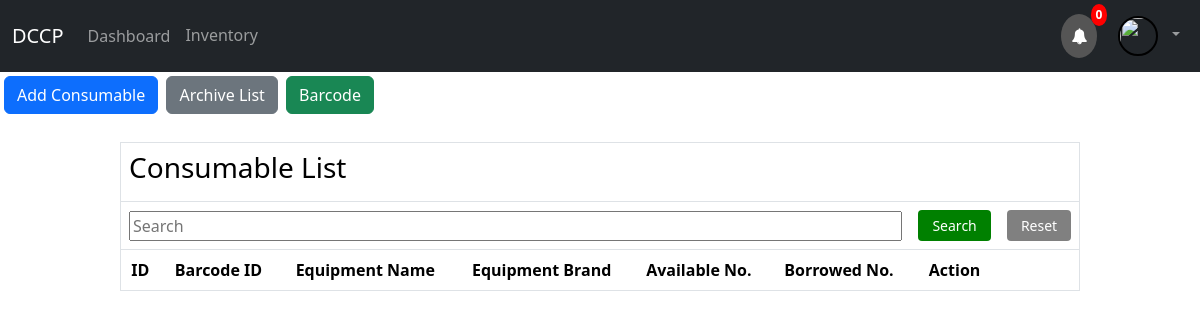
/consumable.php, run on an earlier commit of the app's database.
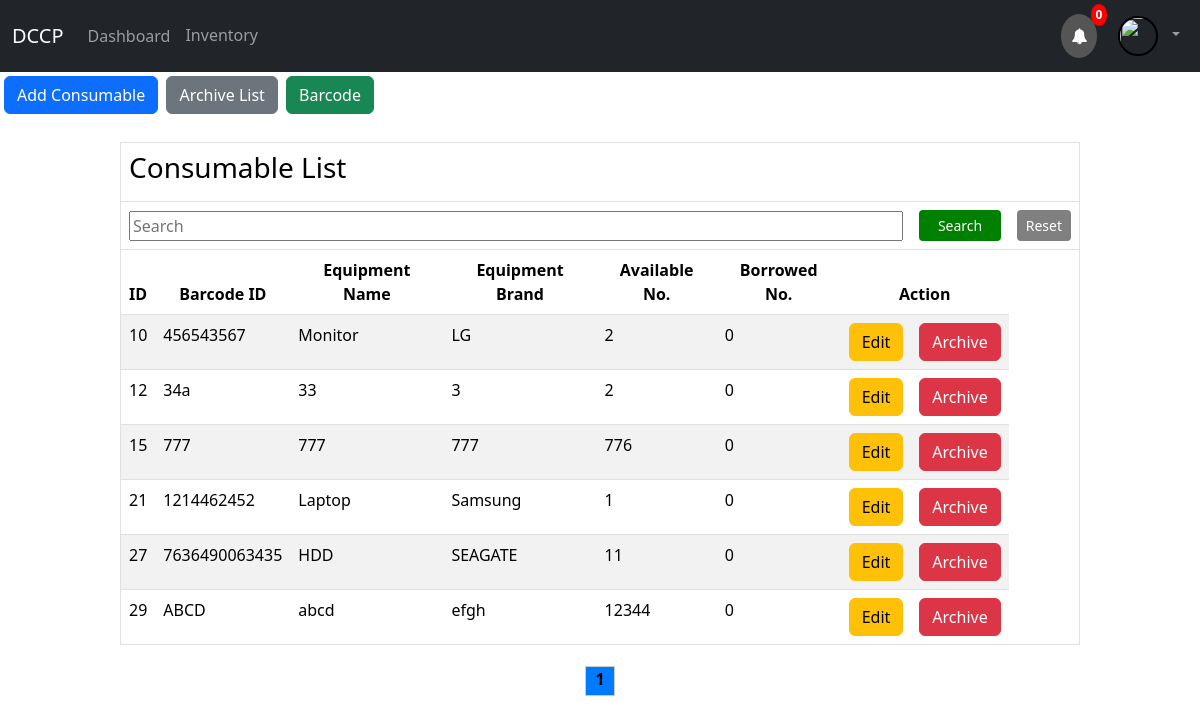
And on a later commit of the database.
### tables this page shows
CREATE TABLE `inventory` (
  `id` int(11) NOT NULL,
  `item_code` char(100) NOT NULL,
  `equipment_name` char(100) NOT NULL,
  `equipment_brand` char(100) NOT NULL,
  `equipment_model` char(100) NOT NULL,
  `equipment_type` char(100) NOT NULL,
  `quantity` int(11) NOT NULL,
  `request` int(11) NOT NULL,
  `borrow_no` int(11) NOT NULL,
  `item_type` text NOT NULL
);

### consumable.php (the view, shortened to what the changed rows need)
<?php
include_once("config.php");
$searchTerm = "";
$page = isset($_GET['page']) ? $_GET['page'] : 1;
$limit = 10;
$start = ($page - 1) * $limit;
if (isset($_POST['search_barcode'])) {
    $searchTerm = mysqli_real_escape_string($mysqli, $_POST['barcode_search']);
    $query = "SELECT inventory.*, COALESCE(SUM(borrowed_item.borrowed_amount), 0) AS total_borrowed_amount
              FROM inventory
              LEFT JOIN (SELECT item_code, SUM(borrowed_amount) AS borrowed_amount FROM borrowed_item GROUP BY item_code) AS borrowed_item
              ON inventory.id = borrowed_item.item_code
              WHERE (inventory.item_code LIKE '%$searchTerm%')
              AND inventory.item_type = 'consumable'
              GROUP BY inventory.id
              LIMIT $start, $limit";
    $rs = mysqli_query($mysqli, $query);
} else {
if(isset($_POST['search_btn'])) {
    $searchTerm = mysqli_real_escape_string($mysqli, $_POST['search']);
    $query = "SELECT inventory.*, COALESCE(SUM(borrowed_item.borrowed_amount), 0) AS total_borrowed_amount
              FROM inventory
              LEFT JOIN (SELECT item_code, SUM(borrowed_amount) AS borrowed_amount FROM borrowed_item GROUP BY item_code) AS borrowed_item
              ON inventory.id = borrowed_item.item_code
              WHERE (inventory.id LIKE '%$searchTerm%' OR inventory.item_code LIKE '%$searchTerm%' OR inventory.equipment_name LIKE '%$searchTerm%' OR inventory.equipment_brand LIKE '%$searchTerm%' OR inventory.quantity LIKE '%$searchTerm%')
              AND inventory.item_type = 'consumable'
              GROUP BY inventory.id
              LIMIT $start, $limit";
    $rs = mysqli_query($mysqli, $query);
} else {
    $rs = mysqli_query($mysqli, "SELECT inventory.*, COALESCE(SUM(borrowed_amount), 0) AS total_borrowed_amount
                                  FROM inventory
                                  LEFT JOIN borrowed_item ON inventory.id = borrowed_item.item_code
                                  WHERE inventory.item_type = 'consumable'
                                  GROUP BY inventory.id
                                  LIMIT $start, $limit");
}
}
$total_pages = ceil(mysqli_num_rows(mysqli_query($mysqli, "SELECT * FROM inventory WHERE item_type = 'consumable'")) / $limit);
?>
<!DOCTYPE html>
<html>
<head>
</head>
<body>
    <link href="https://cdn.jsdelivr.net/npm/bootstrap@5.3.2/dist/css/bootstrap.min.css" rel="stylesheet">
    <?php include 'navigation_supply_user.php'; ?>
    <br>
    <table class="table table-striped" border="1px" align="center" style="width: 80%">
        <thead>
            <tr>
                <td colspan="9">
                    <h3>Consumable List</h3>
                </td>
            </tr>
            <form method="POST" class="row g-3 align-items-center">
                <tr>
                    <th colspan="7">
                        <input align='center' type="text" style="width: 100%;" name="search" placeholder="Search" value="<?php echo $searchTerm; ?>" >
                    </th>
                    <th>
                        <input class='btn btn-sm'  type="submit" value="Search" name="search_btn" style="width: 100%; height: 100%; background-color: green; color: white;">
                    </th>
                    <th>
                        <input class='btn btn-sm'  type="submit" value="Reset" name="search_reset" style="width: 100%; height: 100%; background-color: gray; color: white;">
                    </th>
                </tr>
                <tr align="center">
                    <th><b>ID</b></th>
                    <th><b>Barcode ID</b></th>
                    <th><b>Equipment Name</b></th>
                    <th><b>Equipment Brand</b></th>
                    <th><b>Available No.</b></th>
                    <th><b>Borrowed No.</b></th>
                    <th colspan="2"><b>Action</b></th>
                </tr>
            </form>
        </thead>
        <tbody>
            <?php
            if ($rs) {
                while ($res = mysqli_fetch_array($rs)) {
                    echo "<tr>";
                    echo "<td>" . $res['id'] . "</td>";
                    echo "<td>" . $res['item_code'] . "</td>";
                    echo "<td>" . $res['equipment_name'] . "</td>";
                    echo "<td>" . $res['equipment_brand'] . "</td>";
                    echo "<td>" . $res['quantity'] . "</td>";
                    echo "<td>" . $res['total_borrowed_amount'] . "</td>";
                    echo "<td><a class='btn btn-warning' href='edit.php?id={$res['id']}'>Edit</a></td>";
                    echo "<td><a class='btn btn-danger' href='#' onclick='archiveItemConfirmation({$res['id']});'>Archive</a></td>";
                    echo "</tr>";
                }
            } else {
                echo "Error fetching inventory data: " . mysqli_error($mysqli);
            }
            ?>
        </tbody>
    </table>
<div style="text-align: center;">
    <?php for ($i = 1; $i <= $total_pages; $i++) { ?>
        <div style="display: inline-block; width: 30px; height: 30px; border: 1px solid #ccc; margin: 5px; <?php if ($i == $page) echo 'background-color: #007bff;'; ?>">
            <a href="?page=<?php echo $i; ?>" style="text-decoration: none; color: black; font-weight: bold;"><?php echo $i; ?></a>
        </div>
    <?php } ?>
</div>
</body>
</html>

What changed in the data, as far as the page shows it:
now on this page (row edited): inventory: id "10", item_code "456543567", equipment_name "Monitor", equipment_brand "LG", quantity "2", total_borrowed_amount "0"
now on this page (row edited): inventory: id "12", item_code "34a", equipment_name "33", equipment_brand "3", quantity "2", total_borrowed_amount "0"
now on this page (row edited): inventory: id "15", item_code "777", equipment_name "777", equipment_brand "777", quantity "776", total_borrowed_amount "0"
now on this page (row edited): inventory: id "21", item_code "1214462452", equipment_name "Laptop", equipment_brand "Samsung", quantity "1", total_borrowed_amount "0"
now on this page (row edited): inventory: id "27", item_code "7636490063435", equipment_name "HDD", equipment_brand "SEAGATE", quantity "11", total_borrowed_amount "0"
now on this page (row edited): inventory: id "29", item_code "ABCD", equipment_name "abcd", equipment_brand "efgh", quantity "12344", total_borrowed_amount "0"
Also different on the page:
new list line: "1"
